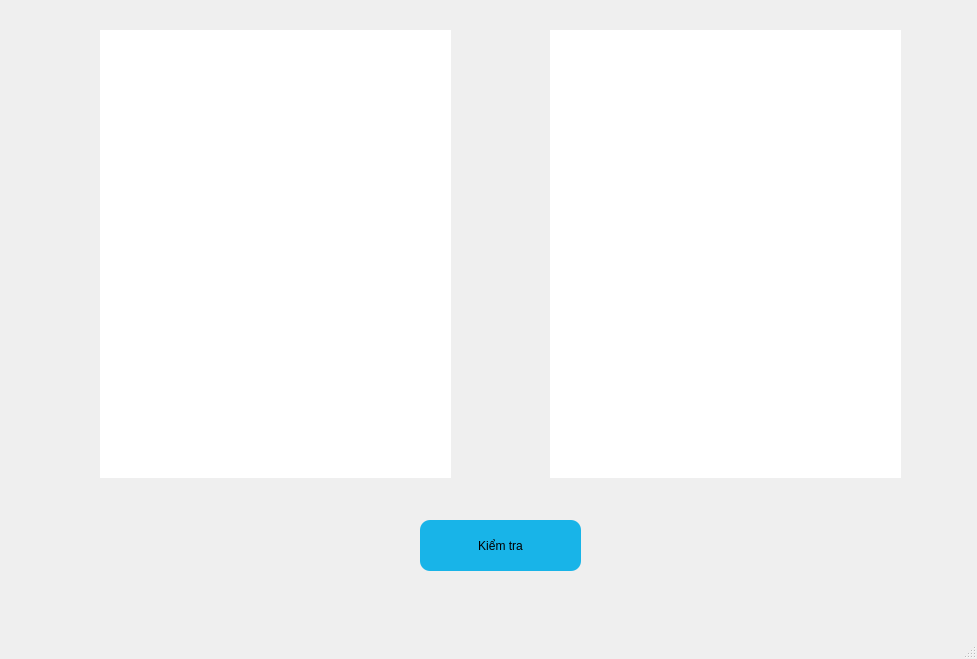
<?xml version="1.0" encoding="UTF-8"?>
<ui version="4.0">
 <class>MainWindow</class>
 <widget class="QMainWindow" name="MainWindow">
  <property name="geometry">
   <rect>
    <x>0</x>
    <y>0</y>
    <width>977</width>
    <height>659</height>
   </rect>
  </property>
  <property name="windowTitle">
   <string>MainWindow</string>
  </property>
  <widget class="QWidget" name="centralwidget">
   <widget class="QLabel" name="upload">
    <property name="geometry">
     <rect>
      <x>100</x>
      <y>30</y>
      <width>351</width>
      <height>448</height>
     </rect>
    </property>
    <property name="styleSheet">
     <string notr="true">background-color:rgb(255,255,255)</string>
    </property>
    <property name="text">
     <string/>
    </property>
   </widget>
   <widget class="QLabel" name="result">
    <property name="geometry">
     <rect>
      <x>550</x>
      <y>30</y>
      <width>351</width>
      <height>448</height>
     </rect>
    </property>
    <property name="styleSheet">
     <string notr="true">background-color:rgb(255,255,255)</string>
    </property>
    <property name="text">
     <string/>
    </property>
   </widget>
   <widget class="QPushButton" name="pushButton">
    <property name="geometry">
     <rect>
      <x>420</x>
      <y>520</y>
      <width>161</width>
      <height>51</height>
     </rect>
    </property>
    <property name="styleSheet">
     <string notr="true">border-radius: 10px;
background-color:rgba( 24, 180, 232, 1)</string>
    </property>
    <property name="text">
     <string>Kiểm tra</string>
    </property>
   </widget>
  </widget>
  <widget class="QMenuBar" name="menubar">
   <property name="geometry">
    <rect>
     <x>0</x>
     <y>0</y>
     <width>977</width>
     <height>26</height>
    </rect>
   </property>
  </widget>
  <widget class="QStatusBar" name="statusbar"/>
 </widget>
 <resources/>
 <connections/>
</ui>
